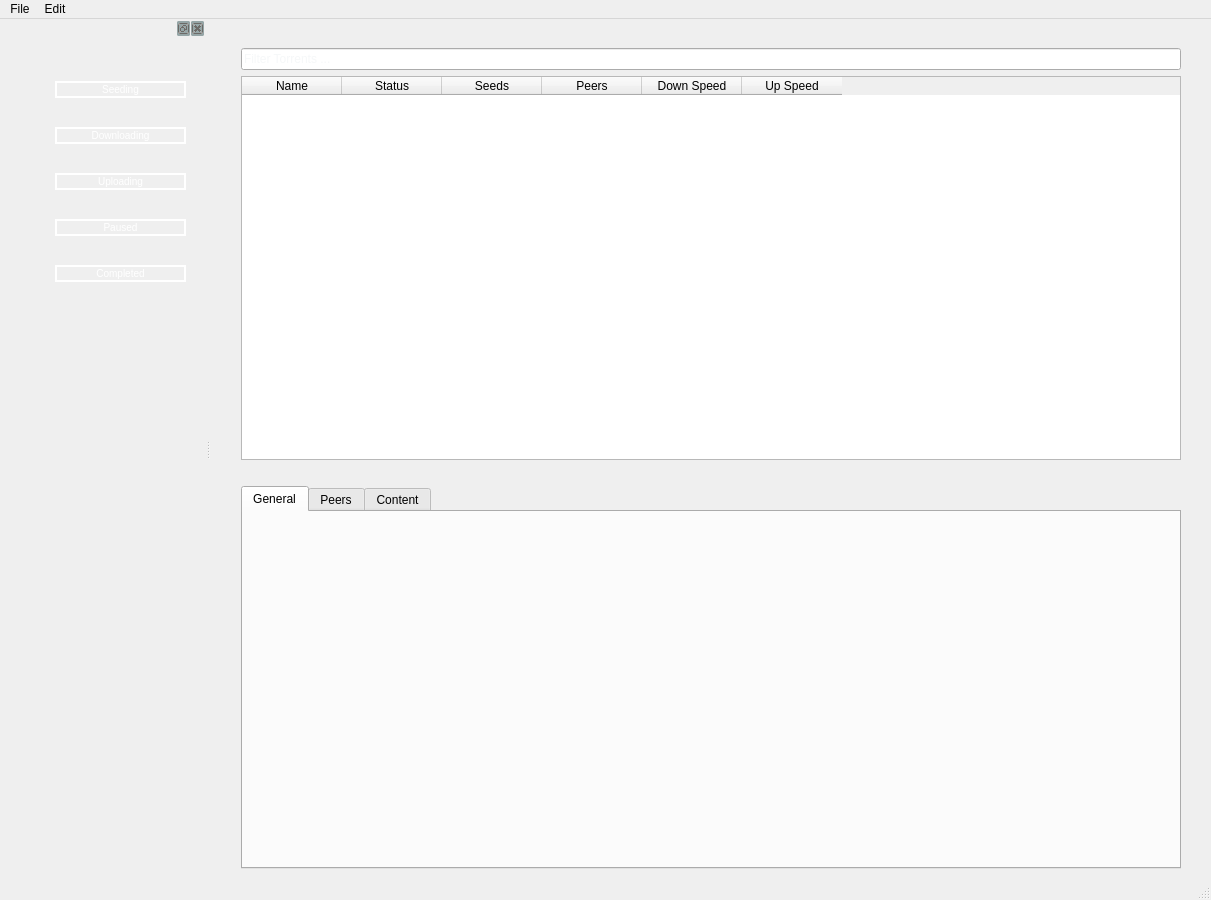
<?xml version="1.0" encoding="UTF-8"?>
<ui version="4.0">
 <class>MainWindow</class>
 <widget class="QMainWindow" name="MainWindow">
  <property name="geometry">
   <rect>
    <x>0</x>
    <y>0</y>
    <width>900</width>
    <height>900</height>
   </rect>
  </property>
  <property name="styleSheet">
    <string notr="true">
        * {
            font-family: 'Verdana';
            font-size: 12px;
        }
        
    </string>
</property>
  <property name="windowTitle">
   <string>MainWindow</string>
  </property>
  <widget class="QWidget" name="centralwidget">
   <property name="enabled">
    <bool>true</bool>
   </property>
   <property name="minimumSize">
    <size>
     <width>1000</width>
     <height>800</height>
    </size>
   </property>
   <layout class="QVBoxLayout" name="verticalLayout_5">
    <property name="leftMargin">
     <number>30</number>
    </property>
    <property name="rightMargin">
     <number>30</number>
    </property>
    <item>
     <spacer name="horizontalSpacer_2">
      <property name="orientation">
       <enum>Qt::Horizontal</enum>
      </property>
      <property name="sizeHint" stdset="0">
       <size>
        <width>40</width>
        <height>20</height>
       </size>
      </property>
     </spacer>
    </item>
    <item>
     <widget class="QLineEdit" name="lineEdit">
      
      <property name="text">
       <string/>
      </property>
      <property name="placeholderText">
       <string>Filter Torrents ...</string>
      </property>
       <property name="styleSheet">
        <string>
            QLineEdit {
                color: #ecf0f1;  /* Text color */
            }
        </string>
    </property>
     </widget>
    </item>
    <item>
     <widget class="QTableWidget" name="tableWidget">
      
      <column>
       <property name="text">
        <string>Name</string>
       </property>
      </column>
      <column>
       <property name="text">
        <string>Status</string>
       </property>
      </column>
      <column>
       <property name="text">
        <string>Seeds</string>
       </property>
      </column>
      <column>
       <property name="text">
        <string>Peers</string>
       </property>
      </column>
      <column>
       <property name="text">
        <string>Down Speed</string>
       </property>
      </column>
      <column>
       <property name="text">
        <string>Up Speed</string>
       </property>
      </column>
     </widget>
    </item>
    <item>
     <spacer name="horizontalSpacer">
      <property name="orientation">
       <enum>Qt::Horizontal</enum>
      </property>
      <property name="sizeHint" stdset="0">
       <size>
        <width>40</width>
        <height>20</height>
       </size>
      </property>
     </spacer>
    </item>
    <item>
     <widget class="QTabWidget" name="tabWidget">
     
      <property name="currentIndex">
       <number>0</number>
      </property>
      <widget class="QWidget" name="tab_5">
       <attribute name="title">
        <string>General</string>
       </attribute>
      </widget>
      <widget class="QWidget" name="tab_6">
       <attribute name="title">
        <string>Peers</string>
       </attribute>
      </widget>
      <widget class="QWidget" name="tab_7">
       <attribute name="title">
        <string>Content</string>
       </attribute>
      </widget>
     </widget>

   

    </item>
   </layout>
   
  </widget>
  <widget class="QMenuBar" name="menubar">
   <property name="geometry">
    <rect>
     <x>0</x>
     <y>0</y>
     <width>1360</width>
     <height>22</height>
    </rect>
   </property>
   <widget class="QMenu" name="menuFile">
    <property name="title">
     <string>File</string>
    </property>
    <addaction name="action_Upload_Files"/>
    <addaction name="actionAdd_Torrent_File"/>
    <addaction name="actionAdd_Magnet_Link"/>
   </widget>
   <widget class="QMenu" name="menuEdit">
    <property name="title">
     <string>Edit</string>
    </property>
    <addaction name="actionPause"/>
    <addaction name="actionResume"/>
    <addaction name="actionPause_All"/>
    <addaction name="actionRun_all"/>
   </widget>
   <addaction name="menuFile"/>
   <addaction name="menuEdit"/>
  </widget>
  <widget class="QStatusBar" name="statusbar"/>
  <widget class="QDockWidget" name="dockWidget">
   <property name="minimumSize">
    <size>
     <width>205</width>
     <height>47</height>
    </size>
   </property>
   <property name="styleSheet">
    <string notr="true">
QPushButton {
    background-color: transparent;
    padding-right: 10px;  
    color:#ecf0f1;
}
</string>
   </property>
   <property name="styleSheet">
    <string notr="true">
        QDockWidget::close-button,
        QDockWidget::float-button,
        QDockWidget::toggle-view-button {
            background-color:#95a5a6;  
            border-radius: 2px;               
        }
        QDockWidget::close-button:hover,
        QDockWidget::float-button:hover,
        QDockWidget::toggle-view-button:hover {
            background-color: #ffd740;       
            color: #34495e;                 
        }
    </string>
   </property>
   <attribute name="dockWidgetArea">
    <number>1</number>
   </attribute>
   <widget class="QWidget" name="dockWidgetContents">
    <widget class="QWidget" name="verticalLayoutWidget">
     <property name="geometry">
      <rect>
       <x>55</x>
       <y>20</y>
       <width>131</width>
       <height>251</height>
      </rect>
     </property>
     <property name="styleSheet">
        <string notr="true">QPushButton {
            background-color: transparent;
            font-size: 10px;
            border:2px solid white;
            color:white;
           
        }
         QPushButton:hover {
            border: 2px solid #ffd740;  
            color: #ffd740;                    /* Change border color on hover */
        }

        </string>
    </property>
     <layout class="QVBoxLayout" name="verticalLayout">

      <item>
       <widget class="QPushButton" name="pushButton_3">
        
        <property name="text">
         <string>Seeding</string>
        </property>
       </widget>
      </item>
      <item>
       <widget class="QPushButton" name="pushButton_5">
        <property name="text">
         <string>Downloading</string>
        </property>
       </widget>
      </item>
      <item>
       <widget class="QPushButton" name="pushButton_4">

        <property name="text">
         <string>Uploading</string>
        </property>
       </widget>
      </item>
      <item>
       <widget class="QPushButton" name="pushButton_2">
        <property name="text">
         <string>Paused</string>
        </property>
       </widget>
      </item>
      <item>
       <widget class="QPushButton" name="pushButton">
        <property name="styleSheet">
         <string notr="true">QPushButton {
    background-color: transparent;
}</string>
        </property>
        <property name="text">
         <string>Completed</string>
        </property>
       </widget>
      </item>
     </layout>
    </widget>
   </widget>
  </widget>
  <action name="actionAdd_Torrent_File">
   <property name="text">
    <string>Add Torrent File ...</string>
   </property>
  </action>
  <action name="actionAdd_Magnet_Link">
   <property name="text">
    <string>Add Magnet Link ...</string>
   </property>
  </action>
  <action name="actionPause_All">
   <property name="text">
    <string>Pause All</string>
   </property>
  </action>
  <action name="actionRun_all">
   <property name="text">
    <string>Resume All</string>
   </property>
  </action>
  <action name="actionPause">
   <property name="text">
    <string>Pause</string>
   </property>
  </action>
  <action name="actionResume">
   <property name="text">
    <string>Resume</string>
   </property>
  </action>
  <action name="action_Upload_Files">
   <property name="text">
    <string>Upload Files</string>
   </property>
  </action>
 </widget>
 <resources/>
 <connections/>
</ui>
